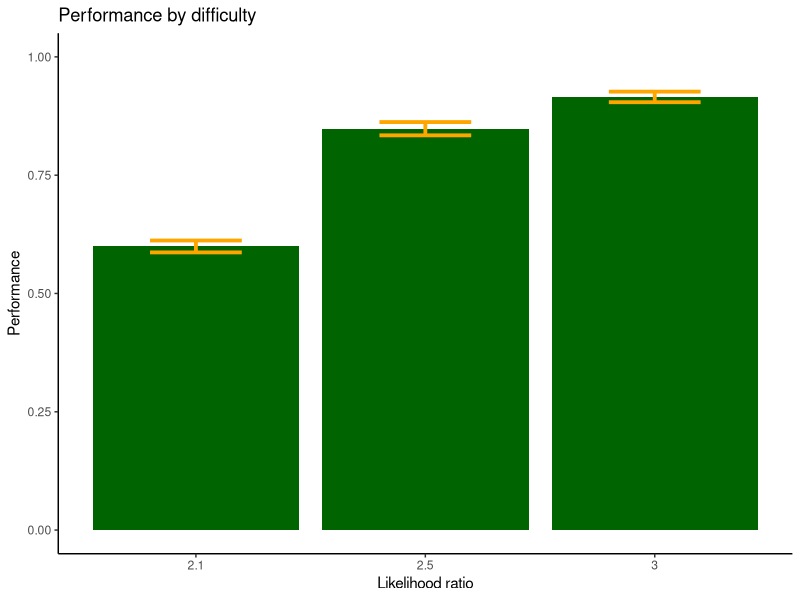
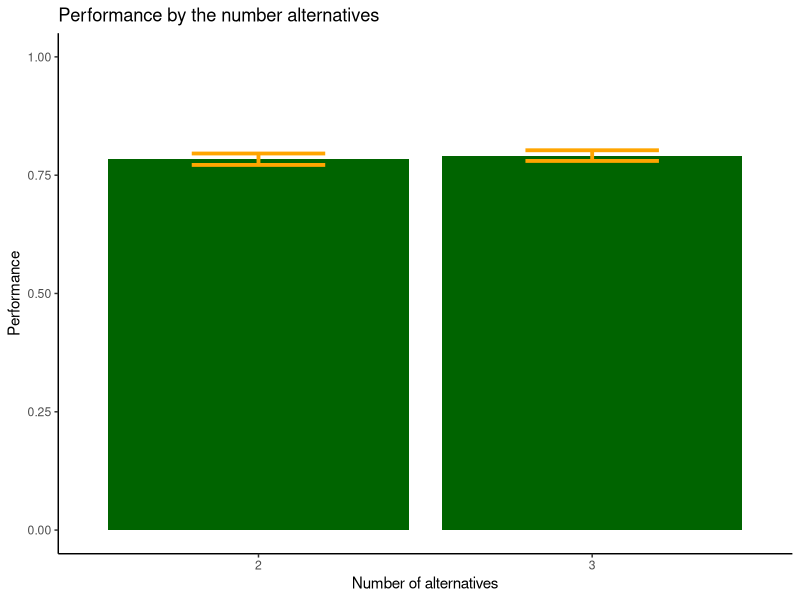
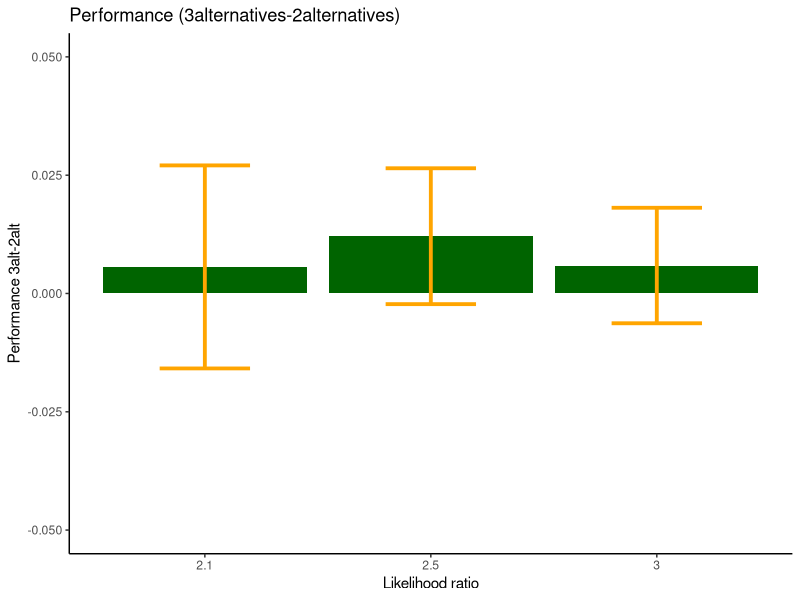

Here is the R script that generated these plots, in order:
library(tidyverse)

# -------------------------------------------------------------------------------------------------

data <- read.csv2('data_experiment3.csv')
data$Correct = as.logical(data$Correct)
data <- as_tibble(data)

# ----------------------------------------------------------------------------------------------------


####---- performance by difficulty ----####

data %>%
  group_by(Nsujeto, distance_ratio) %>%  
  summarize(perf = mean(binary_correct)) %>% 
  ggplot(aes(x=as.factor(distance_ratio),
             y=perf))+
  stat_summary(fun.data = mean_se,
               geom='bar', fill='darkgreen')+
  stat_summary(fun.data = mean_se,
               geom='errorbar', color='orange', width=0.4, size=1.3)+
  ylim(c(0,1))+
  xlab('Likelihood ratio')+
  ylab('Performance')+
  ggtitle('Performance by difficulty')+
  theme_classic()


####---- performance by amount of alternatives ----####

data %>%
  group_by(Nsujeto, Nalternativas) %>%
  summarize(perf=mean(binary_correct)) %>%
  ggplot(aes(x=as.factor(Nalternativas),
             y=perf))+
  stat_summary(fun.data = mean_se,
               geom='bar', fill='darkgreen')+
  stat_summary(fun.data = mean_se,
               geom='errorbar', color='orange', width=0.4, size=1.3)+
  ylim(c(0,1))+
  xlab('Number of alternatives')+
  ylab('Performance')+
  ggtitle('Performance by the number alternatives')+
  theme_classic()
           
####---- performance 3alternatives - 2alternatives ----####
  
levels <- sort(unique(data$distance_ratio), decreasing = T)
nsubj  <- max(data$Nsujeto)
perf_data <- matrix(NA, nsubj, 3) # 3 levels of difficulty

for(i in 1:nsubj){
  subj <- data[data$Nsujeto==i,]
  temp <- c()
  

  for(k in levels){
    indx3 <- which(subj$distance_ratio==k & subj$Nalternativas==3)
    indx2 <-  which(subj$distance_ratio==k & subj$Nalternativas==2)
    temp <- c(temp, mean(subj[indx3,]$binary_correct)-mean(subj[indx2,]$binary_correct))
  }

  
  perf_data[i,] <- temp
  
}

# standard error of mean 
level1 <- mean_se(perf_data[,1])
level2 <- mean_se(perf_data[,2])
level3 <- mean_se(perf_data[,3])

# plot
graphdata <- data.frame(names = levels, 
                        values = colMeans(perf_data))

graphdata %>%
  ggplot(aes(x=as.factor(levels),y=values))+
  geom_col(fill='darkgreen')+
  geom_errorbar(aes(x=as.factor(levels), ymin=c(level1$ymin, level2$ymin, level3$ymin),
                    ymax=c(level1$ymax,level2$ymax,level3$ymax)), width=0.4, 
                size=1.3, color='orange')+
  ylim(c(-0.05, 0.05))+
  ggtitle('Performance (3alternatives-2alternatives)')+
  ylab('Performance 3alt-2alt')+
  xlab('Likelihood ratio')+
  theme_classic()
  
